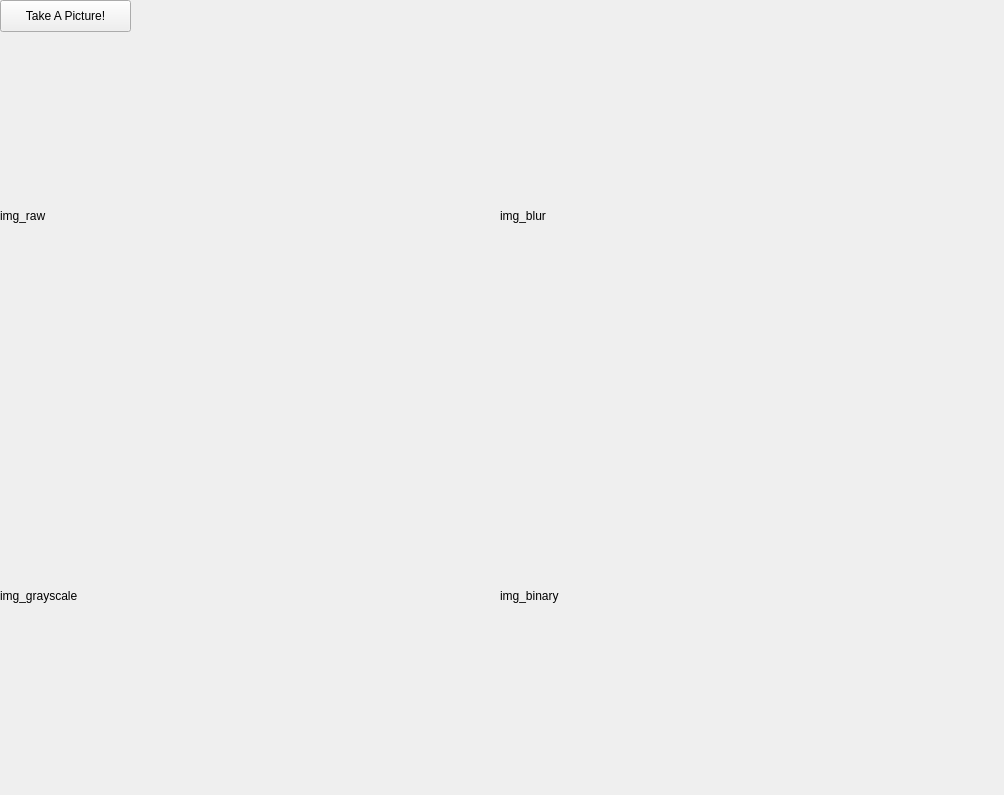
<?xml version="1.0" encoding="UTF-8"?>
<ui version="4.0">
 <class>MainWindow</class>
 <widget class="QMainWindow" name="MainWindow">
  <property name="geometry">
   <rect>
    <x>0</x>
    <y>0</y>
    <width>1004</width>
    <height>795</height>
   </rect>
  </property>
  <property name="windowTitle">
   <string>MainWindow</string>
  </property>
  <widget class="QWidget" name="centralwidget">
   <widget class="QPushButton" name="pushButton">
    <property name="geometry">
     <rect>
      <x>0</x>
      <y>0</y>
      <width>131</width>
      <height>32</height>
     </rect>
    </property>
    <property name="text">
     <string>Take A Picture!</string>
    </property>
   </widget>
   <widget class="QLabel" name="label">
    <property name="geometry">
     <rect>
      <x>0</x>
      <y>30</y>
      <width>491</width>
      <height>371</height>
     </rect>
    </property>
    <property name="text">
     <string>img_raw</string>
    </property>
   </widget>
   <widget class="QLabel" name="label_2">
    <property name="geometry">
     <rect>
      <x>500</x>
      <y>30</y>
      <width>491</width>
      <height>371</height>
     </rect>
    </property>
    <property name="text">
     <string>img_blur</string>
    </property>
   </widget>
   <widget class="QLabel" name="label_3">
    <property name="geometry">
     <rect>
      <x>0</x>
      <y>410</y>
      <width>491</width>
      <height>371</height>
     </rect>
    </property>
    <property name="text">
     <string>img_grayscale</string>
    </property>
   </widget>
   <widget class="QLabel" name="label_4">
    <property name="geometry">
     <rect>
      <x>500</x>
      <y>410</y>
      <width>491</width>
      <height>371</height>
     </rect>
    </property>
    <property name="text">
     <string>img_binary</string>
    </property>
   </widget>
  </widget>
 </widget>
 <resources/>
 <connections/>
</ui>
